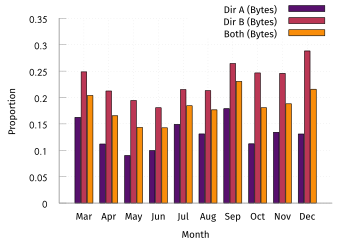

Reproduce this figure in gnuplot.
set terminal tikz standalone color size 9cm,6cm font '\scriptsize' preamble '\usepackage{microtype} \usepackage[sfdefault]{FiraSans} \usepackage{newtxsf} \usepackage[T1]{fontenc} \renewcommand*\oldstylenums[1]{{\firaoldstyle #1}} \usepackage[binary-units, per-mode=symbol]{siunitx} \sisetup{detect-all}'
set output "udp-monthly-pres-bytes.tex"

load "gnuplot-palettes/inferno.pal"

set boxwidth 0.9
set style data histogram
set style histogram cluster gap 1
set style fill solid border -1
set datafile separator ","
unset colorbox

set xlabel "Month"
set ylabel "Proportion"

set yrange [0.0:0.35]
set key at 10,0.38

plot '../results/dirA-1.csv' u 17: xtic(1) title "Dir A (Bytes)" lc palette frac 0.25, \
     '../results/dirB-1.csv' u 17 title "Dir B (Bytes)" lc palette frac 0.5, \
     '../results/biDir-1.csv' u 17 title "Both (Bytes)" lc palette frac 0.75
